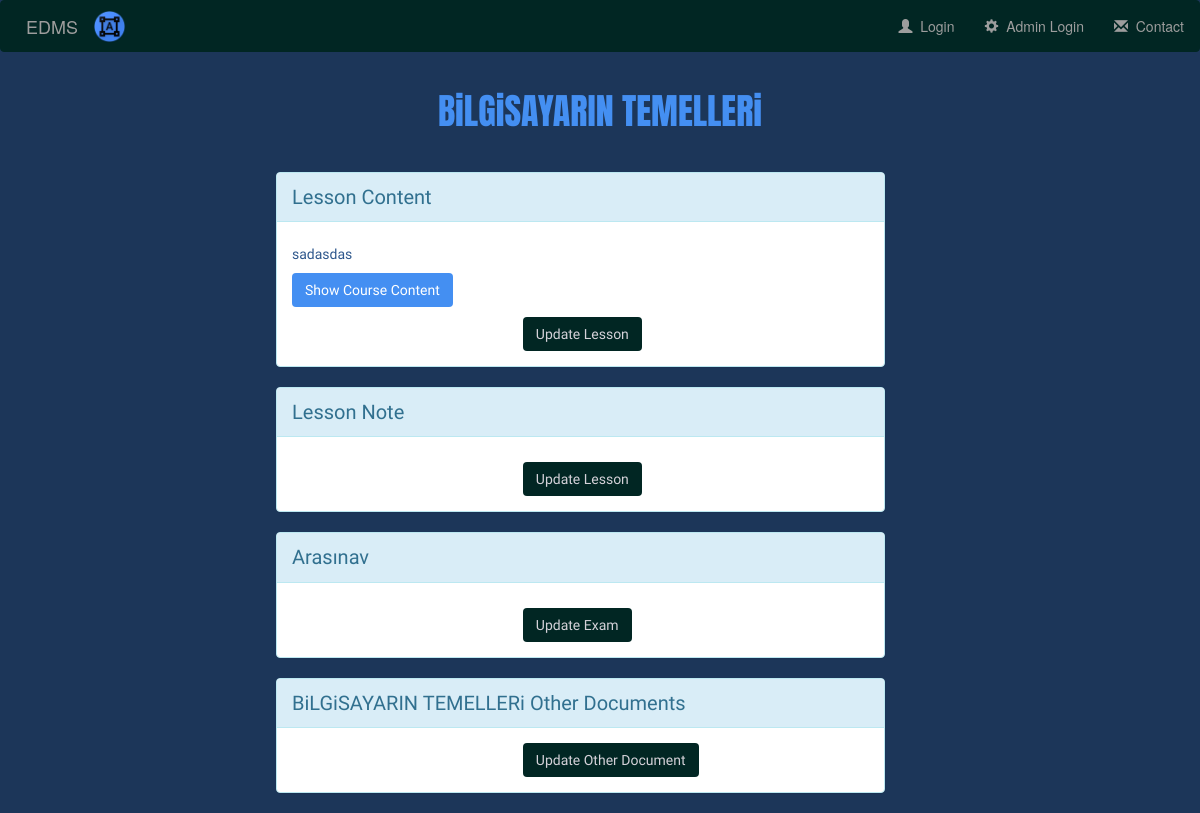
Page /lessons/1 on the earlier database version.
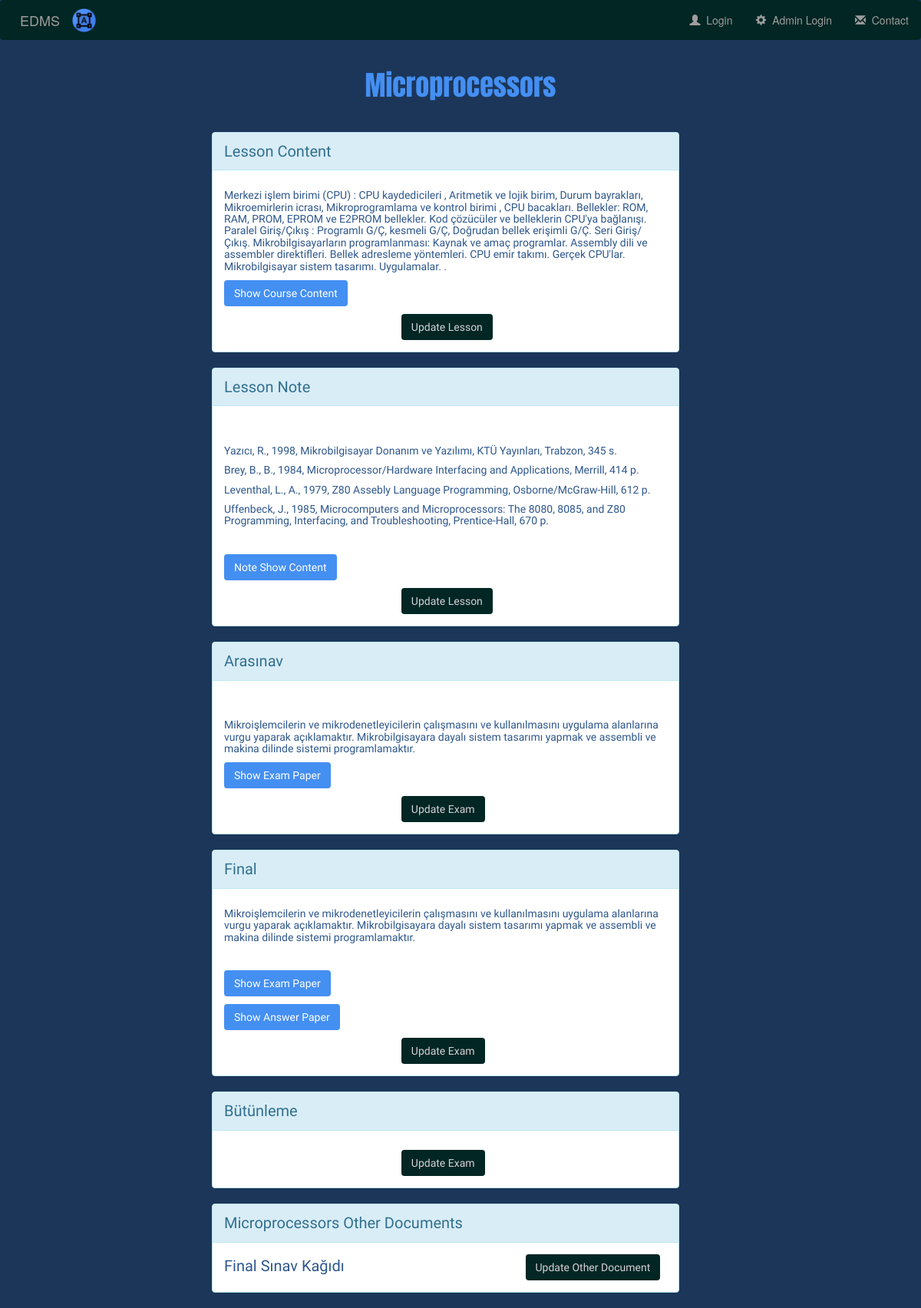
Same page on the later database version.
### edms/models.py (models this page shows, shortened)
class Lesson(models.Model):
    user = models.ForeignKey(
        verbose_name=_('User'),
        to='users.User',
        on_delete=models.CASCADE,
        related_name='lessons'
    )
    lesson_name = models.CharField(verbose_name=_('Ders Adı'), max_length=150)
    lesson_content = models.TextField(
        verbose_name=_('Ders İçeriği'),
        blank=True
    )
    lesson_content_file = models.FileField(
        verbose_name=_('Ders İçeriği Dosya'), blank=True, null=True,
        upload_to=lesson_directory_path, validators=[validate_file_extension]
    )
    lesson_notes = models.TextField(verbose_name=_('Ders Notu'), blank=True)
    lesson_notes_file = models.FileField(
        verbose_name=_('Ders Notu Dosya'),
        blank=True, null=True,
        upload_to=lesson_directory_path, validators=[validate_file_extension]
    )
    def __str__(self):
        return '{lesson_name}'.format(
            lesson_name=self.lesson_name
        )
    class Meta:
        verbose_name = 'Lesson'
        verbose_name_plural = 'Lesson'

class Exam(models.Model):
    lesson = models.ForeignKey(
        Lesson,
        on_delete=models.CASCADE
    )
    exam_type = models.CharField(
        verbose_name=_('Sınav Türü'), max_length=50, blank=True, null=True
    )
    exam_information = models.TextField(
        verbose_name=_('Sınav Hakkında Bilgi'),
        max_length=500, blank=True, null=True
    )
    exam_file = models.FileField(
        verbose_name=_('Sınav Kağıdı Dosya'), blank=True, null=True,
        upload_to=other_directory_path, validators=[validate_file_extension]
    )
    exam_answer_file = models.FileField(
        verbose_name=_('Cevap Anahtarı Dosya'), blank=True, null=True,
        upload_to=other_directory_path, validators=[validate_file_extension]
    )
    class Meta:
        verbose_name = 'Exam'
        verbose_name_plural = 'Exam'

class Other_Document(models.Model):
    lesson = models.ForeignKey(
        Lesson,
        on_delete=models.CASCADE
    )
    name = models.ForeignKey(
        Requested_Documents,
        on_delete=models.CASCADE
    )
    document = models.FileField(
        verbose_name=_('Dosya'), blank=True, null=True,
        upload_to=other_directory_path, validators=[validate_file_extension]
    )
    class Meta:
        verbose_name = 'Other Document'
        verbose_name_plural = 'Other Document'

class Requested_Documents(models.Model):
    lesson = models.ForeignKey(Lesson, on_delete=models.CASCADE)
    d_name = models.CharField(
        verbose_name=_('İstenilen Belge Adı'),
        max_length=100
    )
    d_bool = models.BooleanField(
        verbose_name=_('İstenilen Belge Yüklü mü ?'),
        default=False
    )
    def __str__(self):
        return '{d_name}'.format(
            d_name=self.d_name
        )
    class Meta:
        verbose_name = 'Requested Documents'
        verbose_name_plural = 'Requested Documents'

### edms/views.py (the view)
# urls.py: path('lessons/<int:pk>', LessonDetailView.as_view(), name='lesson-detail'),
class LessonDetailView(DetailView):
    model = Lesson
    template_name = 'edms/lesson/detail.html'

### Mudek/templates/edms/lesson/detail.html (shortened to what this page needs)
{% extends 'base.html' %}
{% block body %}
<div class="container-fluid">
    <div class="lessonheader">
        <h1>{{ object.lesson_name }} </h1>
    </div>
</div>
<div class="col-sm-8 col-md-9 block-content">
    <div class="panel panel-info">
        <div class="panel-heading">
                Lesson Content
        </div>
        <div class="panel-body">
            <h5>{{ object.lesson_content|safe }}</h5>
            {% if object.lesson_content_file %}
                <h5><a class="btn btn-show" role="button" target="_blank" href="{{ object.lesson_content_file.url }}">Show Course Content</a></h5>
            {% endif %}
            <a href="{% url 'edms:lesson-update' pk=lesson.pk %}" class="btn btn-update" role="button">Update Lesson</a>
        </div>
    </div>
    <div class="panel panel-info">
        <div class="panel-heading">
            Lesson Note
        </div>
        <div class="panel-body">
            <h5>{{ object.lesson_notes|safe }}</h5>
            {% if object.lesson_notes_file %}
                <h5><a class="btn btn-show" role="button" target="_blank" href="{{ object.lesson_notes_file.url }}">Note Show Content</a></h5>
            {% endif %}
            <a href="{% url 'edms:lesson-update' pk=lesson.pk %}" class="btn btn-update" role="button">Update Lesson</a>
        </div>
    </div>
    <div class="exam">
    {% if object.exam_set.all %}
        {% for exam in object.exam_set.all %}
            <div class="panel panel-info">
                <div class="panel-heading">
                    {{ exam.exam_type }}
                </div>
                <div class="panel-body">
                    {% if exam.exam_type %}
                        <h5>{{ exam.exam_information|safe }}</h5>
                    {% endif %}
                    {% if exam.exam_file %}
                        <h5><a class="btn btn-show" role="button" target="_blank" href="{{ exam.exam_file.url }}">Show Exam Paper</a></h5>
                    {% endif %}
                    {% if exam.exam_answer_file %}
                        <h5><a class="btn btn-show" role="button" target="_blank" href="{{ exam.exam_answer_file.url }}">Show Answer Paper</a></h5>
                    {% endif %}
                    <a href="{% url 'edms:exam-update' pk=exam.pk %}" class="btn btn-update" role="button">Update Exam</a>
                </div>
            </div>
        {% endfor %}
    {% endif %}
    </div>
    <div class="other">
        {% for other in object.other_document_set.all %}
            <div class="panel panel-info">
                <div class="panel-heading">
                    {{ other.lesson }} Other Documents
                </div>
                <div class="panel-body">
                    {{ other.name }}
                    <a href="{% url 'edms:other-document-update' pk=other.pk %}" class="btn btn-update" role="button">Update Other Document</a>
                </div>
            </div>
        {% endfor %}
    </div>
</div>
{% endblock %}

### Mudek/templates/base.html (shortened to what this page needs)
{% load static %}
<!DOCTYPE html>
<html lang="en">
<head>
    <link rel="stylesheet" href="https://stackpath.bootstrapcdn.com/bootstrap/3.4.1/css/bootstrap.min.css"
>
    <link href="//netdna.bootstrapcdn.com/bootstrap/3.0.3/css/bootstrap.min.css" rel="stylesheet" id="bootstrap-css">
    <link href="//netdna.bootstrapcdn.com/bootstrap/3.1.0/css/bootstrap.min.css" rel="stylesheet" id="bootstrap-css">
    <link rel="stylesheet" type="text/css" href="{% static 'css/style.css' %}" />
</head>
<body>
    {% include "header.html" %}
    {% block body %}
    {% endblock %}
</body>
</html>

### Mudek/templates/header.html (shortened to what this page needs)
{% load i18n staticfiles %}
<nav class="navbar navbar-inverse">
<div class="container-fluid">
    <div class="navbar-header">
    <div class="edms" >
        <a class="edms" href="{% url 'edms:lesson-list' %}"><img src="{% static 'img/icons/favicon.png' %}"></a>
        <a class="navbar-brand" href="{% url 'edms:lesson-list' %}">&nbsp; EDMS</a>
    </div>
    </div>
    {% if user.is_authenticated %}
        <ul class="nav navbar-nav navbar-right">
            <li class=""><a href="{% url 'edms:password_change' %}">
                <span class="glyphicon glyphicon-lock" aria-hidden="true">
                </span>&nbsp; Change Password</a>
            </li>
            <li class=""><a href="{% url 'edms:logout' %}">
                <span class="glyphicon glyphicon-off" aria-hidden="true">
                </span>&nbsp; Logout</a>
            </li>
            <li class=""><a href="{% url 'core:contact' %}">
                <span class="glyphicon glyphicon-envelope" aria-hidden="true">
                </span>&nbsp; Contact</a>
            </li>
        </ul>
    {% else %}
        <ul class="nav navbar-nav navbar-right">
            <li class=""><a href="{% url 'edms:login' %}">
                <span class="glyphicon glyphicon-user" aria-hidden="true">
                </span>&nbsp; Login</a>
            </li>
            <li class=""><a href="/edmsadmin">
                <span class="glyphicon glyphicon-cog" aria-hidden="true">
                </span>&nbsp; Admin Login</a>
            </li>
            <li class=""><a href="{% url 'core:contact' %}">
                <span class="glyphicon glyphicon-envelope" aria-hidden="true">
                </span>&nbsp; Contact</a>
            </li>
        </ul>
    {% endif %}
</div>
</nav>

### Mudek/static/css/style.css (style rules this page uses)
.edms img { width: 15%; padding-top: 9px; }
body { background: url(http://mymaplist.com/img/parallax/back.png); background-color: #444; background: url(http://mymaplist.com/img/parallax/pinlayer2.png),url(http://mymaplist.com/img/parallax/pinlayer1.png),url(http://mymaplist.com/img/parallax/back.png); }
.navbar-inverse { background-color: #012623; border-color: #012623; }
body { background-color: #1C3659; }
.lessonheader { text-align: center; color: #448FF2; font-family: 'Anton', sans-serif; }
.panel-heading { background-color: #2E578C; }
.panel { margin-left: 30%; font-family: 'Francois One', sans-serif; font-size: 20px; color: #2E578C; }
.btn-show { color: rgb(255, 255, 255); background-color: #448FF2; }
.btn-update { color: #D5D2D9; background-color: #012623; margin-left: 40%; }

Differences in the rows shown:
removed Other_Document: lesson "BiLGiSAYARIN TEMELLERi"
changed Lesson: lesson_name "BiLGiSAYARIN TEMELLERi" → "Microprocessors"; lesson_content "sadasdas" → "Merkezi işlem birimi (CPU) : CPU kaydedicileri , Aritmetik ve lojik birim, Durum bayrakları, Mikroemirlerin icrası, Mikroprogramlama ve kontrol birimi , CPU bacakları. Bellekler: ROM, RAM, PROM, EPROM ve E2PROM bellekler. Kod çözücüler ve belleklerin CPU'ya bağlanışı. Paralel Giriş/Çıkış : Programlı G/Ç, kesmeli G/Ç, Doğrudan bellek erişimli G/Ç. Seri Giriş/Çıkış. Mikrobilgisayarların programlanması: Kaynak ve amaç programlar. Assembly dili ve assembler direktifleri. Bellek adresleme yöntemleri. CPU emir takımı. Gerçek CPU'lar. Mikrobilgisayar sistem tasarımı. Uygulamalar. ."; lesson_notes (not shown) → "Yazıcı, R., 1998, Mikrobilgisayar Donanım ve Yazılımı, KTÜ Yayınları, Trabzon, 345 s. Brey, B., B., 1984, Microprocessor/Hardware Interfacing and Applications, Merrill, 414 p. Leventhal, L., A., 1979, Z80 Assebly Language Programming, Osborne/McGraw-Hill, 612 p. Uffenbeck, J., 1985, Microcomputers and Microprocessors: The 8080, 8085, and Z80 Programming, Interfacing, and Troubleshooting, Prentice-Hall, 670 p."
changed Exam "Arasınav": exam_information (not shown) → "Mikroişlemcilerin ve mikrodenetleyicilerin çalışmasını ve kullanılmasını uygulama alanlarına vurgu yaparak açıklamaktır. Mikrobilgisayara dayalı sistem tasarımı yapmak ve assembli ve makina dilinde sistemi programlamaktır."
added Exam: exam_type "Final", exam_information "Mikroişlemcilerin ve mikrodenetleyicilerin çalışmasını ve kullanılmasını uygulama alanlarına vurgu yaparak açıklamaktır. Mikrobilgisayara dayalı sistem tasarımı yapmak ve assembli ve makina dilinde sistemi programlamaktır."
added Exam: exam_type "Bütünleme"
added Other_Document: lesson "Microprocessors", name "Final Sınav Kağıdı"
Other differences:
text now shown: "Note Show Content"
